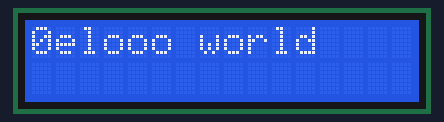
Bench run of a sketch on a simulated Arduino Uno, built with avr-gcc and run on an emulated ATmega328P. Parts: 16×2 character LCD.

Above: at 0.11 s.
At 5.13 s:
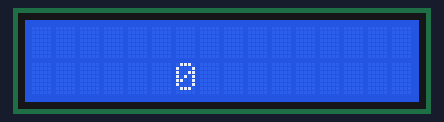
At 10.05 s:
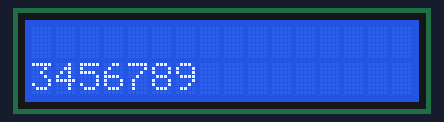
At 20.0 s:
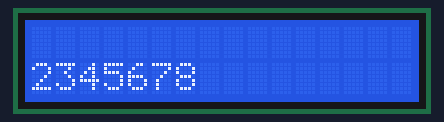
At 29.94 s:
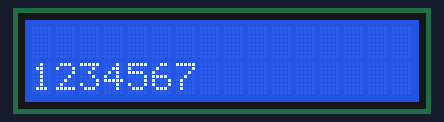
At 39.88 s:
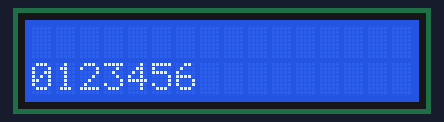

The sketch:

LCD_Auto_Scroll.ino
```cpp
#include <LiquidCrystal.h>
LiquidCrystal Lcd(12,11,5,4,3,2);
void setup()
{
  Lcd.begin(16,2);
  Lcd.print("helooo world");
  //delay(1000);

}

void loop()
{
  int a;
  //Lcd.setCursor(0,0);
  for(int a=0;a<10;a++)
  {
    Lcd.setCursor(0,0);
    Lcd.print(a);
    delay(100);
    Lcd.setCursor(16,2);
    Lcd.autoscroll();
  }
    for(int a=0;a<10;a++)
    {
      Lcd.print(a);
      delay(100);
    }
    Lcd.noAutoscroll();
    Lcd.clear();


}
```
